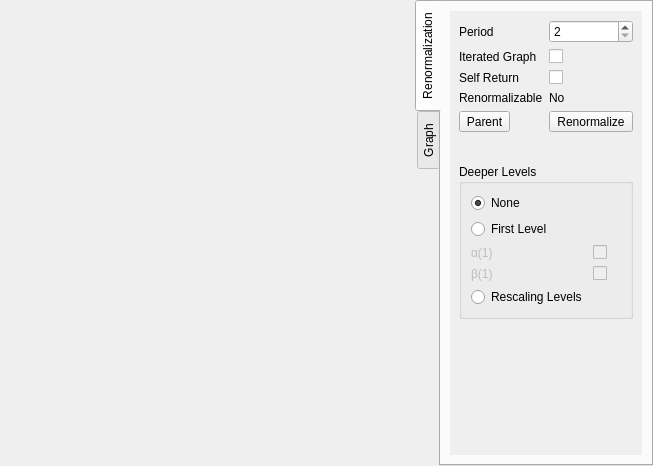
<?xml version="1.0" encoding="UTF-8"?>
<ui version="4.0">
 <class>plotWindow</class>
 <widget class="QMainWindow" name="plotWindow">
  <property name="geometry">
   <rect>
    <x>0</x>
    <y>0</y>
    <width>653</width>
    <height>466</height>
   </rect>
  </property>
  <property name="windowTitle">
   <string>Plot</string>
  </property>
  <widget class="QWidget" name="centralwidget">
   <layout class="QHBoxLayout" name="horizontalLayout_2" stretch="1,0">
    <property name="leftMargin">
     <number>0</number>
    </property>
    <property name="topMargin">
     <number>0</number>
    </property>
    <property name="rightMargin">
     <number>0</number>
    </property>
    <property name="bottomMargin">
     <number>0</number>
    </property>
    <item>
     <widget class="MPLCanvas" name="canvas" native="true">
      <property name="sizePolicy">
       <sizepolicy hsizetype="Expanding" vsizetype="Expanding">
        <horstretch>0</horstretch>
        <verstretch>0</verstretch>
       </sizepolicy>
      </property>
      <property name="focusPolicy">
       <enum>Qt::NoFocus</enum>
      </property>
     </widget>
    </item>
    <item>
     <widget class="QTabWidget" name="tabWidget">
      <property name="sizePolicy">
       <sizepolicy hsizetype="Expanding" vsizetype="Expanding">
        <horstretch>0</horstretch>
        <verstretch>0</verstretch>
       </sizepolicy>
      </property>
      <property name="layoutDirection">
       <enum>Qt::LeftToRight</enum>
      </property>
      <property name="tabPosition">
       <enum>QTabWidget::West</enum>
      </property>
      <property name="tabShape">
       <enum>QTabWidget::Rounded</enum>
      </property>
      <property name="currentIndex">
       <number>0</number>
      </property>
      <widget class="QWidget" name="renormalizationTab">
       <property name="sizePolicy">
        <sizepolicy hsizetype="Preferred" vsizetype="Preferred">
         <horstretch>0</horstretch>
         <verstretch>0</verstretch>
        </sizepolicy>
       </property>
       <attribute name="title">
        <string>Renormalization</string>
       </attribute>
       <layout class="QVBoxLayout" name="verticalLayout">
        <item>
         <widget class="QScrollArea" name="renormalizationScroll">
          <property name="sizePolicy">
           <sizepolicy hsizetype="Preferred" vsizetype="Expanding">
            <horstretch>0</horstretch>
            <verstretch>0</verstretch>
           </sizepolicy>
          </property>
          <property name="frameShape">
           <enum>QFrame::NoFrame</enum>
          </property>
          <property name="widgetResizable">
           <bool>true</bool>
          </property>
          <widget class="QWidget" name="renormalizationContents">
           <property name="geometry">
            <rect>
             <x>0</x>
             <y>0</y>
             <width>204</width>
             <height>438</height>
            </rect>
           </property>
           <layout class="QFormLayout" name="formLayout">
            <item row="0" column="0">
             <widget class="QLabel" name="periodLabel">
              <property name="text">
               <string>Period</string>
              </property>
              <property name="buddy">
               <cstring>periodSpinBox</cstring>
              </property>
             </widget>
            </item>
            <item row="0" column="1">
             <widget class="QSpinBox" name="periodSpinBox">
              <property name="sizePolicy">
               <sizepolicy hsizetype="Minimum" vsizetype="Fixed">
                <horstretch>0</horstretch>
                <verstretch>0</verstretch>
               </sizepolicy>
              </property>
              <property name="baseSize">
               <size>
                <width>0</width>
                <height>0</height>
               </size>
              </property>
              <property name="showGroupSeparator" stdset="0">
               <bool>false</bool>
              </property>
              <property name="suffix">
               <string/>
              </property>
              <property name="minimum">
               <number>2</number>
              </property>
              <property name="displayIntegerBase">
               <number>10</number>
              </property>
             </widget>
            </item>
            <item row="1" column="0">
             <widget class="QLabel" name="iteratedGraphLabel">
              <property name="text">
               <string>Iterated Graph</string>
              </property>
              <property name="buddy">
               <cstring>iteratedGraphCheckBox</cstring>
              </property>
             </widget>
            </item>
            <item row="1" column="1">
             <widget class="QCheckBox" name="iteratedGraphCheckBox"/>
            </item>
            <item row="2" column="0">
             <widget class="QLabel" name="selfReturnLabel">
              <property name="text">
               <string>Self Return</string>
              </property>
              <property name="buddy">
               <cstring>selfReturnCheckBox</cstring>
              </property>
             </widget>
            </item>
            <item row="2" column="1">
             <widget class="QCheckBox" name="selfReturnCheckBox"/>
            </item>
            <item row="3" column="0">
             <widget class="QLabel" name="renormalizableLabel">
              <property name="text">
               <string>Renormalizable</string>
              </property>
             </widget>
            </item>
            <item row="3" column="1">
             <widget class="QLabel" name="renormalizableResultLabel">
              <property name="text">
               <string>No</string>
              </property>
             </widget>
            </item>
            <item row="4" column="0">
             <widget class="QToolButton" name="parentButton">
              <property name="sizePolicy">
               <sizepolicy hsizetype="Expanding" vsizetype="Fixed">
                <horstretch>0</horstretch>
                <verstretch>0</verstretch>
               </sizepolicy>
              </property>
              <property name="text">
               <string>Parent</string>
              </property>
             </widget>
            </item>
            <item row="4" column="1">
             <widget class="QToolButton" name="renormalizeButton">
              <property name="sizePolicy">
               <sizepolicy hsizetype="Expanding" vsizetype="Fixed">
                <horstretch>0</horstretch>
                <verstretch>0</verstretch>
               </sizepolicy>
              </property>
              <property name="text">
               <string>Renormalize</string>
              </property>
             </widget>
            </item>
            <item row="5" column="0">
             <spacer name="verticalSpacer_2">
              <property name="orientation">
               <enum>Qt::Vertical</enum>
              </property>
              <property name="sizeType">
               <enum>QSizePolicy::Preferred</enum>
              </property>
              <property name="sizeHint" stdset="0">
               <size>
                <width>20</width>
                <height>20</height>
               </size>
              </property>
             </spacer>
            </item>
            <item row="7" column="0" colspan="2">
             <widget class="QGroupBox" name="levelBox">
              <property name="minimumSize">
               <size>
                <width>100</width>
                <height>100</height>
               </size>
              </property>
              <property name="title">
               <string>Deeper Levels</string>
              </property>
              <layout class="QFormLayout" name="formLayout_3">
               <item row="0" column="0">
                <widget class="QRadioButton" name="noneButton">
                 <property name="text">
                  <string>None</string>
                 </property>
                 <property name="checked">
                  <bool>true</bool>
                 </property>
                 <attribute name="buttonGroup">
                  <string notr="true">buttonGroup</string>
                 </attribute>
                </widget>
               </item>
               <item row="1" column="0">
                <widget class="QRadioButton" name="partitionButton">
                 <property name="text">
                  <string>First Level</string>
                 </property>
                 <attribute name="buttonGroup">
                  <string notr="true">buttonGroup</string>
                 </attribute>
                </widget>
               </item>
               <item row="2" column="0">
                <widget class="QLabel" name="alpha1Label">
                 <property name="enabled">
                  <bool>false</bool>
                 </property>
                 <property name="text">
                  <string>α(1)</string>
                 </property>
                 <property name="buddy">
                  <cstring>alpha1CheckBox</cstring>
                 </property>
                </widget>
               </item>
               <item row="2" column="1">
                <widget class="QCheckBox" name="alpha1CheckBox">
                 <property name="enabled">
                  <bool>false</bool>
                 </property>
                </widget>
               </item>
               <item row="3" column="0">
                <widget class="QLabel" name="beta1Label">
                 <property name="enabled">
                  <bool>false</bool>
                 </property>
                 <property name="text">
                  <string>β(1)</string>
                 </property>
                 <property name="buddy">
                  <cstring>beta1CheckBox</cstring>
                 </property>
                </widget>
               </item>
               <item row="3" column="1">
                <widget class="QCheckBox" name="beta1CheckBox">
                 <property name="enabled">
                  <bool>false</bool>
                 </property>
                </widget>
               </item>
               <item row="4" column="0">
                <widget class="QRadioButton" name="levelButton">
                 <property name="sizePolicy">
                  <sizepolicy hsizetype="Preferred" vsizetype="Fixed">
                   <horstretch>0</horstretch>
                   <verstretch>0</verstretch>
                  </sizepolicy>
                 </property>
                 <property name="text">
                  <string>Rescaling Levels</string>
                 </property>
                 <attribute name="buttonGroup">
                  <string notr="true">buttonGroup</string>
                 </attribute>
                </widget>
               </item>
              </layout>
             </widget>
            </item>
            <item row="8" column="0">
             <spacer name="verticalSpacer">
              <property name="orientation">
               <enum>Qt::Vertical</enum>
              </property>
              <property name="sizeHint" stdset="0">
               <size>
                <width>20</width>
                <height>40</height>
               </size>
              </property>
             </spacer>
            </item>
           </layout>
          </widget>
         </widget>
        </item>
       </layout>
      </widget>
      <widget class="QWidget" name="graphTab">
       <attribute name="title">
        <string>Graph</string>
       </attribute>
       <layout class="QVBoxLayout" name="verticalLayout_2">
        <item>
         <widget class="QScrollArea" name="scrollArea">
          <property name="frameShape">
           <enum>QFrame::NoFrame</enum>
          </property>
          <property name="widgetResizable">
           <bool>true</bool>
          </property>
          <widget class="QWidget" name="scrollAreaWidgetContents">
           <property name="geometry">
            <rect>
             <x>0</x>
             <y>0</y>
             <width>204</width>
             <height>438</height>
            </rect>
           </property>
           <layout class="QFormLayout" name="formLayout_2">
            <item row="1" column="1">
             <widget class="QCheckBox" name="diagonalCheckBox"/>
            </item>
            <item row="1" column="0">
             <widget class="QLabel" name="diagonalLabel">
              <property name="text">
               <string>Diagonal</string>
              </property>
              <property name="buddy">
               <cstring>diagonalCheckBox</cstring>
              </property>
             </widget>
            </item>
            <item row="3" column="0">
             <widget class="QLabel" name="alpha0Label">
              <property name="enabled">
               <bool>false</bool>
              </property>
              <property name="text">
               <string>α(0)</string>
              </property>
              <property name="buddy">
               <cstring>alpha0CheckBox</cstring>
              </property>
             </widget>
            </item>
            <item row="3" column="1">
             <widget class="QCheckBox" name="alpha0CheckBox">
              <property name="enabled">
               <bool>false</bool>
              </property>
             </widget>
            </item>
            <item row="4" column="0">
             <widget class="QLabel" name="beta0Label">
              <property name="text">
               <string>β(0)</string>
              </property>
              <property name="buddy">
               <cstring>beta0CheckBox</cstring>
              </property>
             </widget>
            </item>
            <item row="4" column="1">
             <widget class="QCheckBox" name="beta0CheckBox"/>
            </item>
            <item row="0" column="0">
             <widget class="QLabel" name="secondIterateLabel">
              <property name="text">
               <string>2nd iterate</string>
              </property>
              <property name="buddy">
               <cstring>secondIterateCheckBox</cstring>
              </property>
             </widget>
            </item>
            <item row="0" column="1">
             <widget class="QCheckBox" name="secondIterateCheckBox"/>
            </item>
            <item row="2" column="0">
             <spacer name="verticalSpacer_3">
              <property name="orientation">
               <enum>Qt::Vertical</enum>
              </property>
              <property name="sizeHint" stdset="0">
               <size>
                <width>20</width>
                <height>40</height>
               </size>
              </property>
             </spacer>
            </item>
           </layout>
          </widget>
         </widget>
        </item>
       </layout>
      </widget>
     </widget>
    </item>
   </layout>
  </widget>
  <action name="actionRenormalize">
   <property name="text">
    <string>Renormalize</string>
   </property>
  </action>
 </widget>
 <customwidgets>
  <customwidget>
   <class>MPLCanvas</class>
   <extends>QWidget</extends>
   <header>MPLCanvas</header>
   <container>1</container>
  </customwidget>
 </customwidgets>
 <tabstops>
  <tabstop>tabWidget</tabstop>
  <tabstop>renormalizationScroll</tabstop>
  <tabstop>periodSpinBox</tabstop>
  <tabstop>iteratedGraphCheckBox</tabstop>
 </tabstops>
 <resources/>
 <connections>
  <connection>
   <sender>partitionButton</sender>
   <signal>toggled(bool)</signal>
   <receiver>alpha1Label</receiver>
   <slot>setEnabled(bool)</slot>
   <hints>
    <hint type="sourcelabel">
     <x>501</x>
     <y>244</y>
    </hint>
    <hint type="destinationlabel">
     <x>482</x>
     <y>270</y>
    </hint>
   </hints>
  </connection>
  <connection>
   <sender>partitionButton</sender>
   <signal>toggled(bool)</signal>
   <receiver>alpha1CheckBox</receiver>
   <slot>setEnabled(bool)</slot>
   <hints>
    <hint type="sourcelabel">
     <x>535</x>
     <y>242</y>
    </hint>
    <hint type="destinationlabel">
     <x>593</x>
     <y>269</y>
    </hint>
   </hints>
  </connection>
  <connection>
   <sender>partitionButton</sender>
   <signal>toggled(bool)</signal>
   <receiver>beta1Label</receiver>
   <slot>setEnabled(bool)</slot>
   <hints>
    <hint type="sourcelabel">
     <x>481</x>
     <y>244</y>
    </hint>
    <hint type="destinationlabel">
     <x>481</x>
     <y>295</y>
    </hint>
   </hints>
  </connection>
  <connection>
   <sender>partitionButton</sender>
   <signal>toggled(bool)</signal>
   <receiver>beta1CheckBox</receiver>
   <slot>setEnabled(bool)</slot>
   <hints>
    <hint type="sourcelabel">
     <x>522</x>
     <y>247</y>
    </hint>
    <hint type="destinationlabel">
     <x>588</x>
     <y>294</y>
    </hint>
   </hints>
  </connection>
 </connections>
 <buttongroups>
  <buttongroup name="buttonGroup"/>
 </buttongroups>
</ui>
